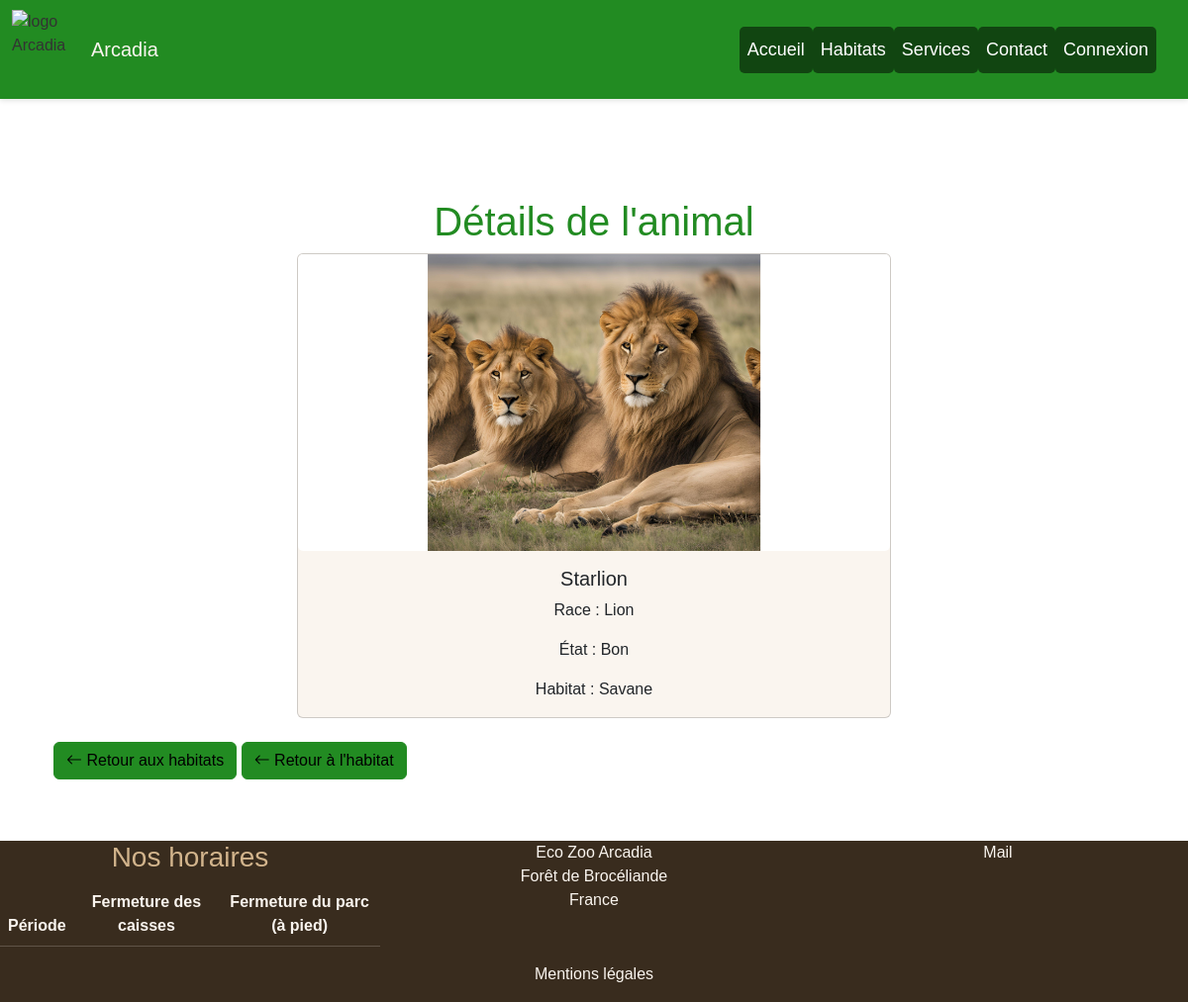
The page /animals/show/2?habitat_id=1 on the database its author committed.
### tables this page shows
CREATE TABLE `animal` (
  `animal_id` INT(11) NOT NULL AUTO_INCREMENT,
  `prenom` VARCHAR(50) DEFAULT NULL,
  `etat` VARCHAR(50) DEFAULT NULL,
  `race` VARCHAR(50) DEFAULT NULL,
  `image_animal` VARCHAR(50) DEFAULT NULL,
  `habitat` INT(11) DEFAULT NULL,
  PRIMARY KEY (`animal_id`)
);

CREATE TABLE `habitat` (
  `habitat_id` INT(11) NOT NULL AUTO_INCREMENT,
  `nom` VARCHAR(50) DEFAULT NULL,
  `description` VARCHAR(255) DEFAULT NULL,
  `commentaire_habitat` TEXT DEFAULT NULL,
  `nom_image` VARCHAR(255) DEFAULT NULL,
  PRIMARY KEY (`habitat_id`)
);

### src/Database/Dbutils.php (called while the page is built, shortened)
<?php
class Dbutils
{
    static ?PDO $pdo = null;
    public static function getPdo(): PDO
    {
        self::$pdo = new PDO(self::DSN, self::USER, self::PASSWORD);
        return self::$pdo;
    }
}

### src/Controller/Animals.php (called while the page is built, shortened)
<?php
class Animals
{
    public function show(int $id): array
{
    try {
        $query = Dbutils::getPdo()->prepare('
            SELECT animal.*, habitat.nom AS habitat_nom
            FROM animal
            JOIN habitat ON animal.habitat = habitat.habitat_id
            WHERE animal_id = :id
        ');
        $query->bindParam(':id', $id, PDO::PARAM_INT);
        $query->execute();
        $animal = $query->fetch(PDO::FETCH_ASSOC);
        $habitatId = $_GET['habitat_id'] ?? null;
        return [
            'template' => 'animal_detail',
            'animal' => $animal,
            'habitat_id' => $habitatId
        ];
    } catch (Exception $e) {
        return [
            'template' => 'error',
            'message' => $e->getMessage()
        ];
    }
}
}

### src/Routing/Router.php (called while the page is built, shortened)
<?php
class Router
{
    private ?string $method;
    private ?string $parameter = null;
    public function __construct(private $requestMethod, string $uri)
    {
        $uri = parse_url($uri, PHP_URL_PATH);
        $uri = trim($uri, '/');
        if (strpos($uri, 'ZooArcadia/') === 0) {
            $uri = substr($uri, strlen('ZooArcadia/') );
        }
        $uriExplode = explode('/', $uri);
        if (is_numeric(end($uriExplode))) {
            $this->parameter = array_pop($uriExplode);
        }
        $this->method = array_pop($uriExplode) ?: 'index';
    }
    public function doAction(): array|string
    {
        $method = $this->method;
        $controller = new $controllerName();
        $data = null;
        $result = $this->parameter !== null
            ? $controller->$method($this->parameter, $data)
            : $controller->$method($data);
        return is_array($result) ? $result : (string) $result;
    }
}

### templates/animal_detail.php (the view, shortened to what this page needs)
<div class="container mt-5">
    <h1 class="text-center">Détails de l'animal</h1>
    <?php if (!empty($animal)): ?>
        <div class="card mx-auto" style="max-width: 600px;">
            <img
            src="/ZooArcadia/photos/<?= htmlspecialchars(basename($animal['image_animal'])) ?>"
                class="card-img-top"
                alt="Image de <?= htmlspecialchars($animal['prenom']) ?>"
                style="height: 300px; object-fit: cover;"
            >
            <div class="card-body">
                <h5 class="card-title"><?= htmlspecialchars($animal['prenom']) ?></h5>
                <p class="card-text">Race : <?= htmlspecialchars($animal['race']) ?></p>
                <p class="card-text">État : <?= htmlspecialchars($animal['etat']) ?></p>
                <p class="card-text">Habitat : <?= htmlspecialchars($animal['habitat_nom']) ?></p>
            </div>
        </div>
        <a href="/ZooArcadia/habitats/display" class="btn btn-primary mt-4">
            <i class="bi bi-arrow-left"></i> Retour aux habitats
        </a>
        <a href="/ZooArcadia/habitats/show/<?= htmlspecialchars($habitat_id ?? '') ?>" class="btn btn-primary mt-4">
    <i class="bi bi-arrow-left"></i> Retour à l'habitat
</a>
    <?php endif; ?>
</div>

### rows shown on the page
animal: image_animal (picture), prenom "Starlion", race "Lion", etat "Bon", habitat.nom "Savane"
